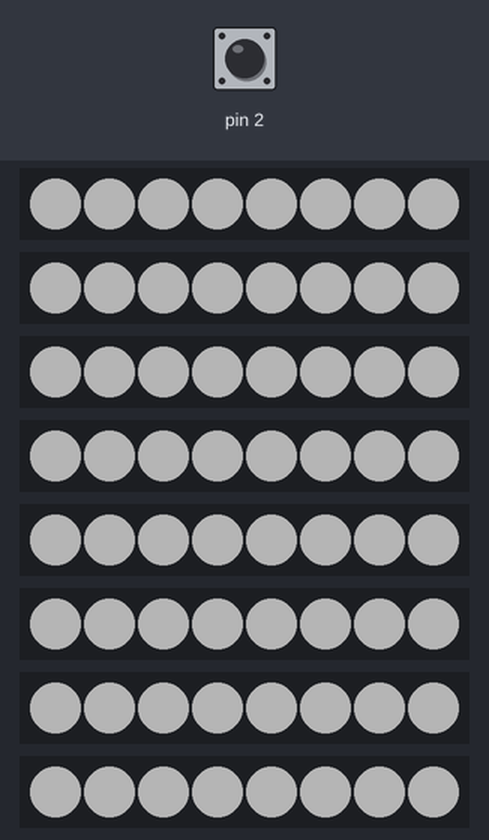
The sketch below on a simulated Arduino Uno, built with avr-gcc and run on an emulated ATmega328P. Parts: 8 × 8 RGB LEDs in strip order, left to right. Inputs (shaded band) come from the test bench; at power-on: pin 2 HIGH. Dim RGB values are drawn brighter than linear; colours are those a GRB WS2812 strip shows for the declared byte order; random numbers use the default seed unless the sketch sets one.

Above: at 3.2 s.
3.3 s: pin 2 pulled LOW for 0.15 s
At 4.3 s:
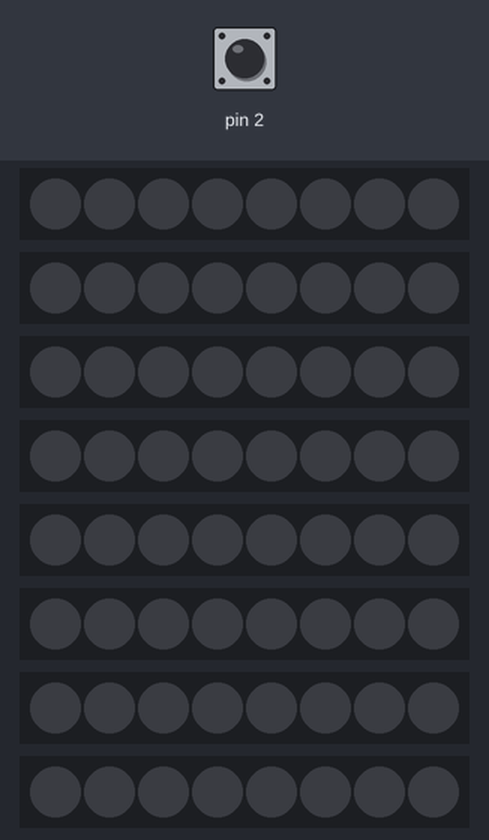
5.2 s: pin 2 pulled LOW for 3.2 s
At 5.27 s:
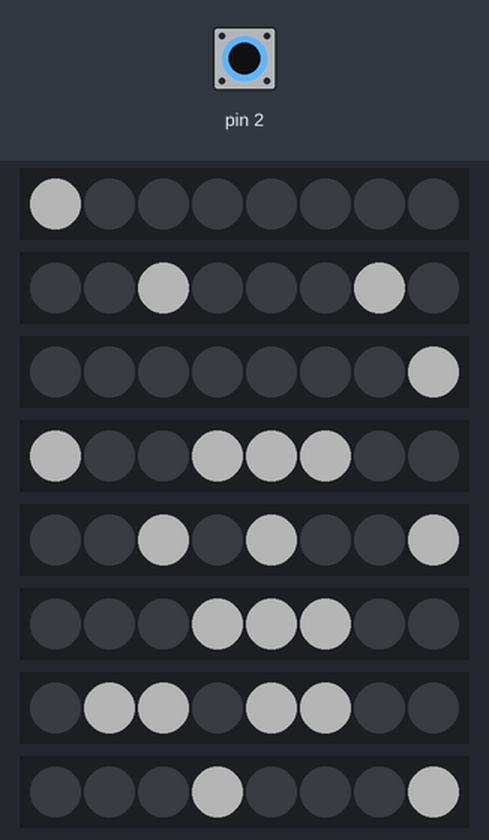
9.9 s: pin 2 pulled LOW for 1 s
At 10.06 s:
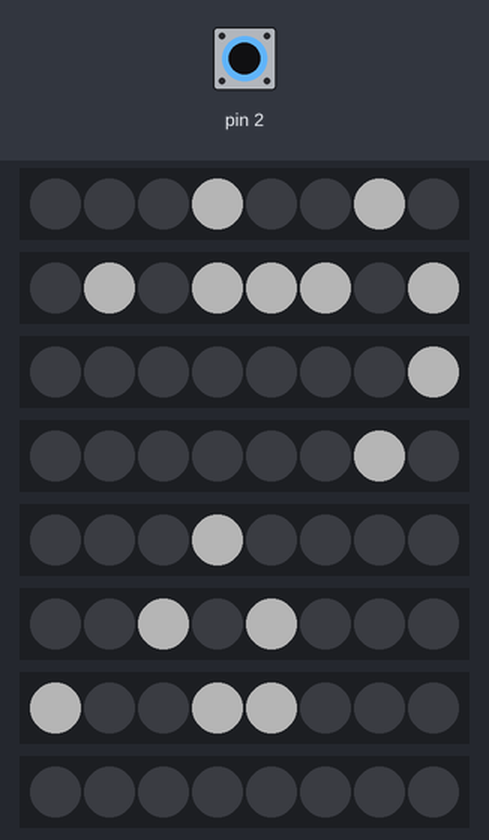
12.7 s: pin 2 pulled LOW for 0.15 s
At 13.08 s:
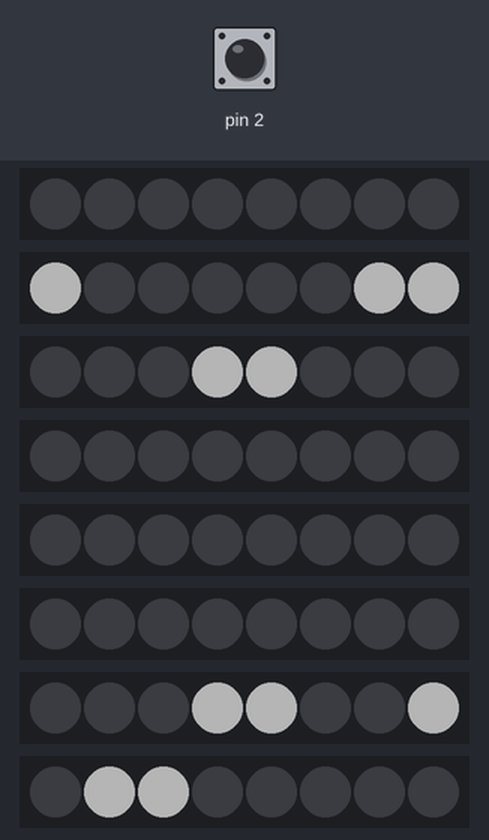
14.6 s: pin 2 pulled LOW for 0.15 s
At 14.97 s:
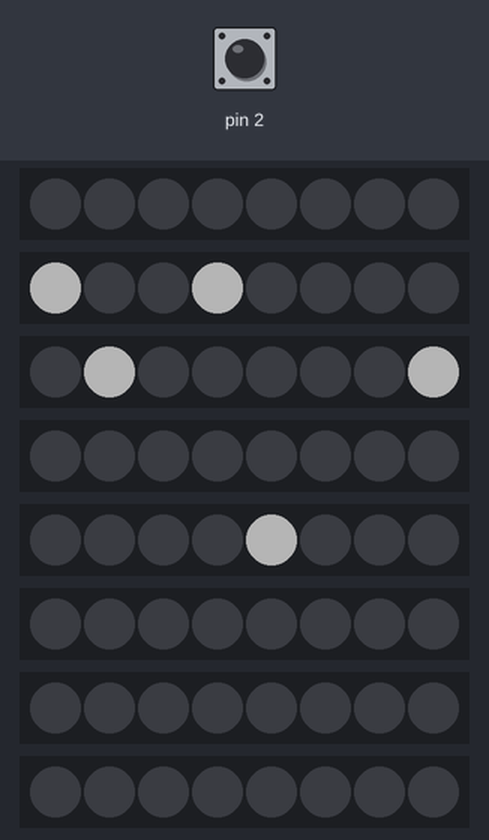
16.5 s: pin 2 pulled LOW for 3.2 s
At 16.94 s:
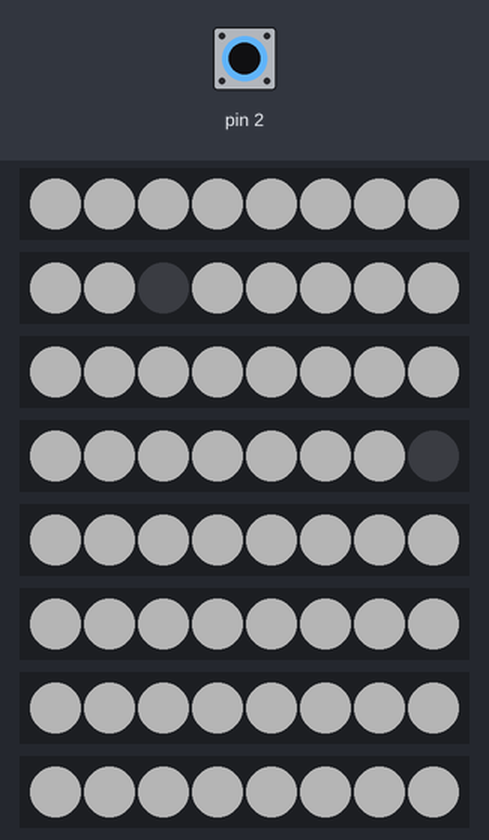
Timing chart, 0 to 21.6 s (numbered marks = the images above; inputs shaded):
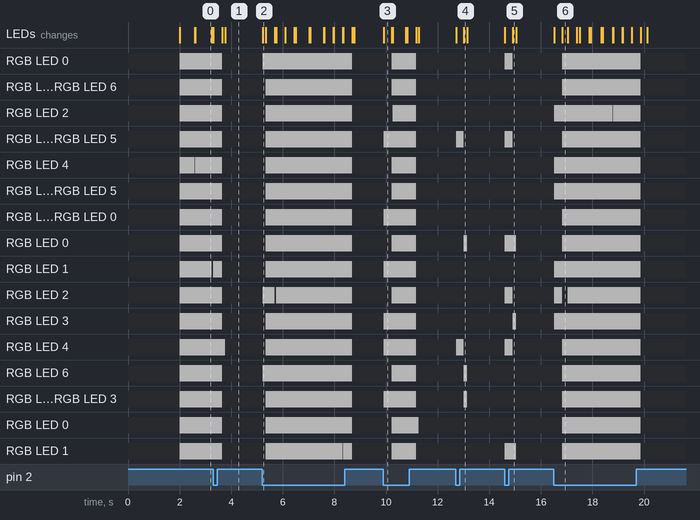

The sketch:

04_touch_ledgrid.ino
```cpp
/**
 * Eight led strips of 8 pixels each are hooked up to pin 6-13.
 *
 * Touching the sensor is mapped to random flickering leds.
 * More touching = more leds :)
 *
 */
#include <FastLED.h>
#include <CapacitiveSensor.h>

// How many leds are in the strip?
#define NUM_STRIPS 8
#define NUM_LEDS_STRIP 8
#define NUM_LEDS NUM_LEDS_STRIP * NUM_STRIPS

// This is an array of leds.  One item for each led in your strip.
CRGB leds[NUM_LEDS];

#define SMOOTH_ALPHA 0.3

float smoothVal = 0; // global for the smoothing function
CapacitiveSensor   cs_4_2 = CapacitiveSensor(4, 2); // 1-10M resistor between pins 4 & 2, pin 2 is sensor pin, add a wire and or foil if desired
float maxVal = 0; // var holding maximum capacitance sensor value

// This function sets up the ledsand tells the controller about them
void setup() {
  // sanity check delay - allows reprogramming if accidently blowing power w/leds
  delay(2000);
  FastLED.addLeds<WS2813, 6>(leds,  0 * NUM_LEDS_STRIP, NUM_LEDS_STRIP); // starts at 0 ( 0 * NUM_LEDS )
  FastLED.addLeds<WS2813, 7>(leds,  1 * NUM_LEDS_STRIP, NUM_LEDS_STRIP); // start at 8
  FastLED.addLeds<WS2813, 8>(leds,  2 * NUM_LEDS_STRIP, NUM_LEDS_STRIP); // starts at 16
  FastLED.addLeds<WS2813, 9>(leds,  3 * NUM_LEDS_STRIP, NUM_LEDS_STRIP); // etc...
  FastLED.addLeds<WS2813, 10>(leds, 4 * NUM_LEDS_STRIP, NUM_LEDS_STRIP);
  FastLED.addLeds<WS2813, 11>(leds, 5 * NUM_LEDS_STRIP, NUM_LEDS_STRIP);
  FastLED.addLeds<WS2813, 12>(leds, 6 * NUM_LEDS_STRIP, NUM_LEDS_STRIP);
  FastLED.addLeds<WS2813, 13>(leds, 7 * NUM_LEDS_STRIP, NUM_LEDS_STRIP);
  FastLED.setBrightness(255 / 4); // 25% brightness to save our eyes (and battery) a bit.
  cs_4_2.set_CS_Timeout_Millis(100);
  Serial.begin(9600);
}

// This function runs over and over, ands is where you do the magic to light
// your leds.
int whiteLed = 0;

void loop() {
  long val =  cs_4_2.capacitiveSensor(30);
  FastLED.clear();

  float smoothed = smooth(val);

  //  Serial.print(val);                  // print sensor output 1
  //  Serial.print("\t");
  //  Serial.println(smoothed);            // print smoothed value
  //  Serial.print("\t");
  if ( smoothed > maxVal ) {
    maxVal = smoothed;
  }

  int chanceOfGlitter = map( smoothed, 0, maxVal, 0, 255 );

  for ( int led = 0; led < NUM_LEDS; led++ ) {
    int r = random8();
    if ( r < chanceOfGlitter) {
      leds[ led ] += CRGB::White; // or use CHSV((random(85)),255,255); for random colors for example
    }
  }

  // Show the leds (only one of which is set to white, from above)
  FastLED.show();

  // Wait a little bit
  delay(20);
}


// returns the value smoothed with an exponential filter
float smooth(long rawVal) {
  smoothVal = ((float)rawVal * SMOOTH_ALPHA) + (smoothVal * (1 - SMOOTH_ALPHA));
  return smoothVal;
}
```

Measured:
- after the input at 5.2 s, RGB LED 0: off → RGB(63, 63, 63) at once, → off 3.5 s later; RGB LED 1: off → RGB(63, 63, 63) after 0.13 s, → off 3.4 s later
- after the input at 9.9 s, RGB LED 0, RGB LED 1: off → RGB(63, 63, 63) after 0.32 s, → off 0.95 s later
- after the input at 12.7 s, RGB LED 3: off → RGB(63, 63, 63) at once, → off 0.30 s later; RGB LED 0: off → RGB(63, 63, 63) after 0.32 s, → off 0.14 s later
- after the input at 14.6 s, RGB LED 0, RGB LED 3: off → RGB(63, 63, 63) at once, → off 0.30 s later
- after the input at 16.5 s, RGB LED 0, RGB LED 1: off → RGB(63, 63, 63) after 0.33 s, → off 3.0 s later
- what the display in image 0 shows lasts 0.6 s, from 2.6 s to 3.2 s
